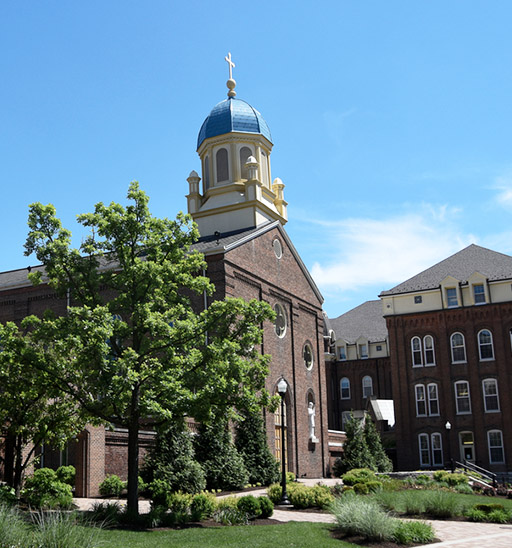
%> input picture LAB566/interpol/udayton-2.jpg, 512 x 548 px
$ octave interpol.m   (GNU Octave 9; MATLAB toolbox functions it lacks are replaced by stand-ins)
%> lines starting %> are read from the running program, lines starting %| are printed output that depends on the picture
close all;
clear all;
clc;

im = imread('udayton-2.jpg');
%> im is the input picture: size 548x512x3 uint8; mean R, G, B 102, 130.8, 142.2
im_gray = rgb2gray(im);
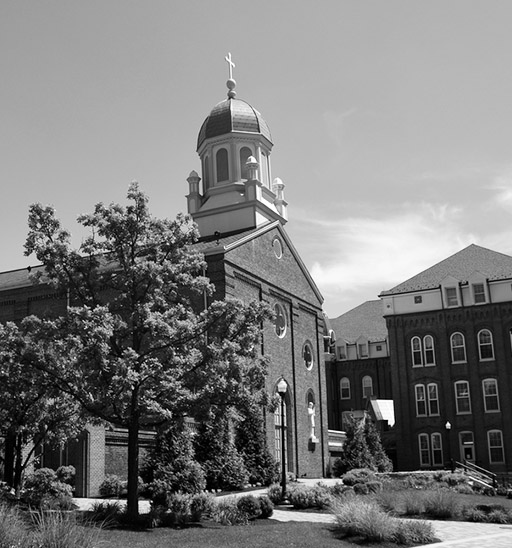
%> im_gray: size 548x512 uint8; min 0, max 255, mean 123.5
im2 = imresize(im_gray,[800,800],"bicubic");
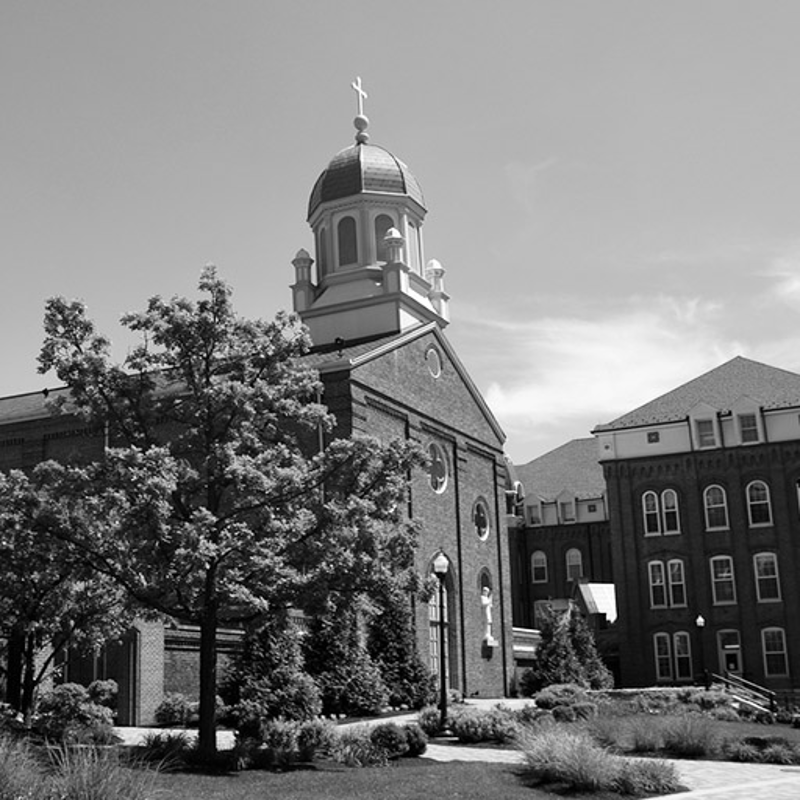
%> im2: size 800x800 uint8; min 0, max 255, mean 123.5
im3 = imresize(im_gray,[800,800],"nearest");
im4 = imresize(im_gray,[800,800],"bilinear");

figure, imshow(im2);
figure, imshow(im3);
figure, imshow(im4);
